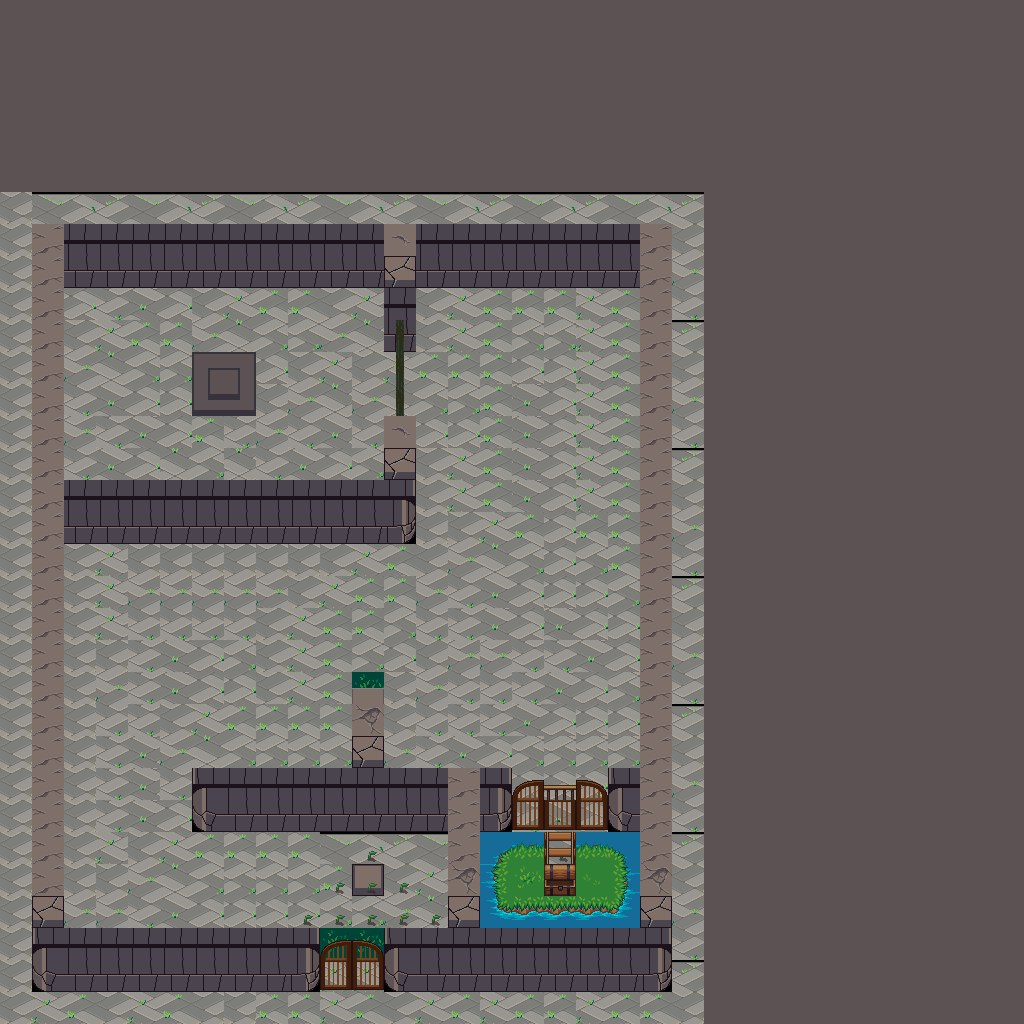

Tiled map render using the project's own tile images. Description and the map definition, with tile-layer contents summarised, below:
An orthogonal 32x32 tile map with 32x32 px tiles, 3 tile layers (background, foreground, foreground1), 2 tilesets.

<map version="1.0" orientation="orthogonal" renderorder="left-up" width="32" height="32" tilewidth="32" tileheight="32" nextobjectid="1">
 <tileset firstgid="1" name="jklol" tilewidth="32" tileheight="32" tilecount="1024" columns="32">
  <image source="terrain_atlas.png" width="1024" height="1024" />
  <tile id="304">
   <properties>
    <property name="blocked" value="" />
   </properties>
  </tile>
  <tile id="721">
   <properties>
    <property name="blocked" value="" />
   </properties>
  </tile>
  <tile id="722">
   <properties>
    <property name="blocked" value="" />
   </properties>
  </tile>
  <tile id="782">
   <properties>
    <property name="animation" value="veg" />
   </properties>
  </tile>
  <tile id="814">
   <properties>
    <property name="animation" value="veg" />
   </properties>
  </tile>
  <tile id="816">
   <properties>
    <property name="blocked" value="" />
   </properties>
  </tile>
  <tile id="817">
   <properties>
    <property name="blocked" value="" />
   </properties>
  </tile>
  <tile id="818">
   <properties>
    <property name="blocked" value="" />
   </properties>
  </tile>
  <tile id="846">
   <properties>
    <property name="animation" value="veg" />
   </properties>
  </tile>
  <tile id="878">
   <properties>
    <property name="animation" value="veg" />
   </properties>
  </tile>
  <tile id="910">
   <properties>
    <property name="animation" value="veg" />
   </properties>
  </tile>
  <tile id="934">
   <properties>
    <property name="animation" value="grass" />
   </properties>
  </tile>
  <tile id="935">
   <properties>
    <property name="animation" value="grass" />
   </properties>
  </tile>
  <tile id="936">
   <properties>
    <property name="animation" value="grass" />
   </properties>
  </tile>
  <tile id="942">
   <properties>
    <property name="animation" value="veg" />
   </properties>
  </tile>
 </tileset>
 <tileset firstgid="1025" name="65" tilewidth="32" tileheight="32" tilecount="256" columns="16">
  <image source="tileset.png" width="512" height="512" />
 </tileset>
 <layer name="background" width="32" height="32">
  <data>[1024 cells, 1024 non-empty, 23 distinct tile ids]</data>
 </layer>
 <layer name="foreground" width="32" height="32">
  <data>[1024 cells, 24 non-empty, 7 distinct tile ids]</data>
 </layer>
 <layer name="foreground1" width="32" height="32">
  <data>[1024 cells, 128 non-empty, 20 distinct tile ids]</data>
 </layer>
</map>
